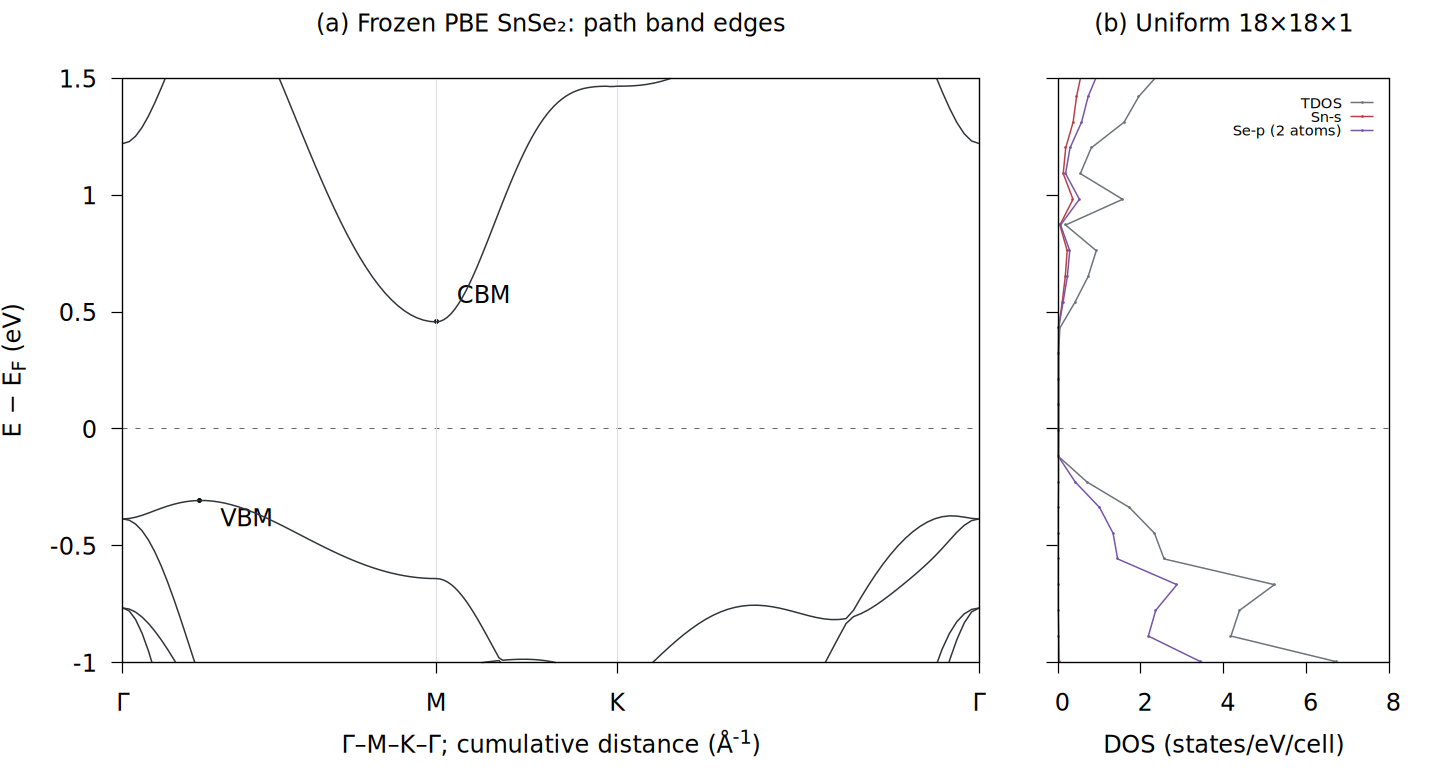

Here is the gnuplot script that generated this plot:
# Run beside the two .dat files written by prepare_snse2_panels.py.
# gnuplot 6.0; existing CSV values, no fitting or additional smoothing.
# Default: SVG. Use gnuplot -e "raster=1" or -e "pdf=1" for other exports.
if (!exists("raster")) raster=0
if (!exists("pdf")) pdf=0
if (pdf) {set terminal pdfcairo enhanced color size 10.8in,5.85in font "DejaVu Sans,14"; set output "snse2-edge-panels.pdf"} else {if (raster) {set terminal pngcairo size 1440,780 font "DejaVu Sans,18"; set output "snse2-edge-panels.png"} else {set terminal svg size 1080,585 font "DejaVu Sans,14"; set output "snse2-edge-panels.svg"}}
set encoding utf8
set multiplot
set border linewidth 1.2
set tics out nomirror
set yrange [-1:1.5]
set ytics -1,0.5,1.5
set lmargin at screen 0.085
set rmargin at screen 0.68
set bmargin at screen 0.15
set tmargin at screen 0.90
set xrange [0:2.574194239014428]
set xtics ("Γ" 0, "M" 0.9422205454845932, "K" 1.486211776671035, "Γ" 2.574194239014428)
set ylabel "E − E_F (eV)"
set xlabel "Γ–M–K–Γ; cumulative distance (Å^{-1})"
unset key
set title "(a) Frozen PBE SnSe₂: path band edges" offset 0,0.5
set arrow 1 from graph 0, first 0 to graph 1, first 0 nohead dt 2 lc rgb "#666666"
set arrow 2 from first 0.9422205454845932, graph 0 to first 0.9422205454845932, graph 1 nohead lc rgb "#dddddd"
set arrow 3 from first 1.486211776671035, graph 0 to first 1.486211776671035, graph 1 nohead lc rgb "#dddddd"
set label 1 "VBM" at 0.23074792714808598,-0.30606177 point pt 7 ps 0.65 offset 1,-0.8
set label 2 "CBM" at 0.9422205454845932,0.45813323 point pt 7 ps 0.65 offset 1,0.8
plot for [n=1:20] "snse2-bands.dat" using 1:(column(n+1)) with lines lw 1.5 lc rgb "#303438"
unset label
unset arrow 2
unset arrow 3
set lmargin at screen 0.735
set rmargin at screen 0.965
unset ylabel
set format y ""
set xrange [0:8]
set xtics 0,2,8
set xlabel "DOS (states/eV/cell)"
set title "(b) Uniform 18×18×1" offset 0,0.5
set key at graph 0.98,0.97 right top font ",11" spacing 0.8 samplen 1.3 opaque
plot "snse2-pdos.dat" using 1:4 with linespoints pt 7 ps 0.22 lw 1.5 lc rgb "#6c737b" title "TDOS", \
     "snse2-pdos.dat" using 2:4 with linespoints pt 7 ps 0.22 lw 1.5 lc rgb "#b83f47" title "Sn-s", \
     "snse2-pdos.dat" using 3:4 with linespoints pt 7 ps 0.22 lw 1.5 lc rgb "#7654a7" title "Se-p (2 atoms)"
unset multiplot
unset output
